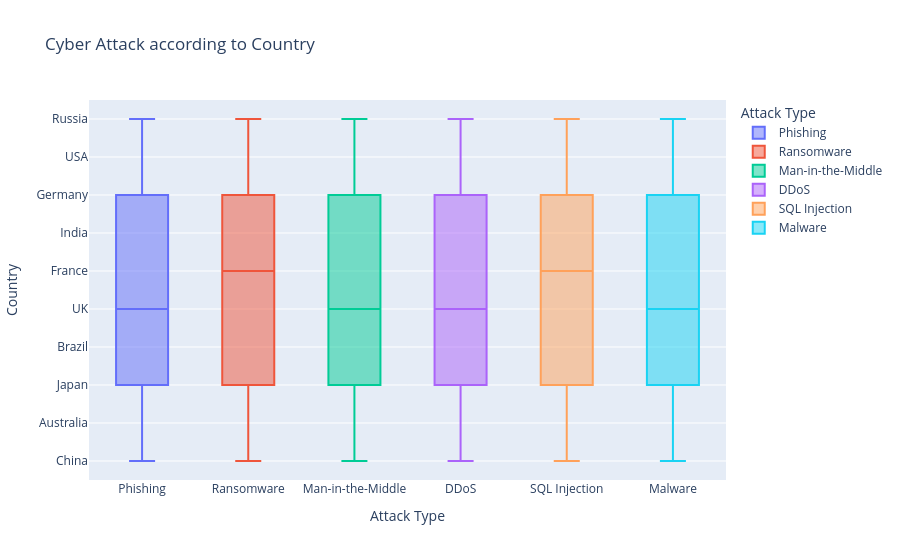

The code cell stored with this chart in its notebook:
### Markdown cell above
### Box chart

### Code cell
fix=px.box(df,x="Attack Type",y="Country",color="Attack Type",title=" Cyber Attack according to Country ")
fix.show()

### Figure 1 — Plotly figure (JSON) as saved in the notebook; plotly's stock layout.template omitted (floating-point values rounded to 4 significant figures; data arrays with more than 128 entries replaced by an {"elided": "..."} marker saying what was removed)
{"data": [{"alignmentgroup": "True", "hovertemplate": "Attack Type=%{x}<br>Country=%{y}<extra></extra>", "legendgroup": "Phishing", "marker": {"color": "#636efa"}, "name": "Phishing", "notched": false, "offsetgroup": "Phishing", "orientation": "v", "showlegend": true, "type": "box", "x": {"elided": "529 str values"}, "x0": " ", "xaxis": "x", "y": {"elided": "529 str values"}, "y0": " ", "yaxis": "y"}, {"alignmentgroup": "True", "hovertemplate": "Attack Type=%{x}<br>Country=%{y}<extra></extra>", "legendgroup": "Ransomware", "marker": {"color": "#EF553B"}, "name": "Ransomware", "notched": false, "offsetgroup": "Ransomware", "orientation": "v", "showlegend": true, "type": "box", "x": {"elided": "493 str values"}, "x0": " ", "xaxis": "x", "y": {"elided": "493 str values"}, "y0": " ", "yaxis": "y"}, {"alignmentgroup": "True", "hovertemplate": "Attack Type=%{x}<br>Country=%{y}<extra></extra>", "legendgroup": "Man-in-the-Middle", "marker": {"color": "#00cc96"}, "name": "Man-in-the-Middle", "notched": false, "offsetgroup": "Man-in-the-Middle", "orientation": "v", "showlegend": true, "type": "box", "x": {"elided": "459 str values"}, "x0": " ", "xaxis": "x", "y": {"elided": "459 str values"}, "y0": " ", "yaxis": "y"}, {"alignmentgroup": "True", "hovertemplate": "Attack Type=%{x}<br>Country=%{y}<extra></extra>", "legendgroup": "DDoS", "marker": {"color": "#ab63fa"}, "name": "DDoS", "notched": false, "offsetgroup": "DDoS", "orientation": "v", "showlegend": true, "type": "box", "x": {"elided": "531 str values"}, "x0": " ", "xaxis": "x", "y": {"elided": "531 str values"}, "y0": " ", "yaxis": "y"}, {"alignmentgroup": "True", "hovertemplate": "Attack Type=%{x}<br>Country=%{y}<extra></extra>", "legendgroup": "SQL Injection", "marker": {"color": "#FFA15A"}, "name": "SQL Injection", "notched": false, "offsetgroup": "SQL Injection", "orientation": "v", "showlegend": true, "type": "box", "x": {"elided": "503 str values"}, "x0": " ", "xaxis": "x", "y": {"elided": "503 str values"}, "y0": " ", "yaxis": "y"}, {"alignmentgroup": "True", "hovertemplate": "Attack Type=%{x}<br>Country=%{y}<extra></extra>", "legendgroup": "Malware", "marker": {"color": "#19d3f3"}, "name": "Malware", "notched": false, "offsetgroup": "Malware", "orientation": "v", "showlegend": true, "type": "box", "x": {"elided": "485 str values"}, "x0": " ", "xaxis": "x", "y": {"elided": "485 str values"}, "y0": " ", "yaxis": "y"}], "layout": {"boxmode": "overlay", "legend": {"title": {"text": "Attack Type"}, "tracegroupgap": 0}, "title": {"text": " Cyber Attack according to Country "}, "xaxis": {"anchor": "y", "categoryarray": ["Phishing", "Ransomware", "Man-in-the-Middle", "DDoS", "SQL Injection", "Malware"], "categoryorder": "array", "domain": [0, 1], "title": {"text": "Attack Type"}}, "yaxis": {"anchor": "x", "domain": [0, 1], "title": {"text": "Country"}}}}
